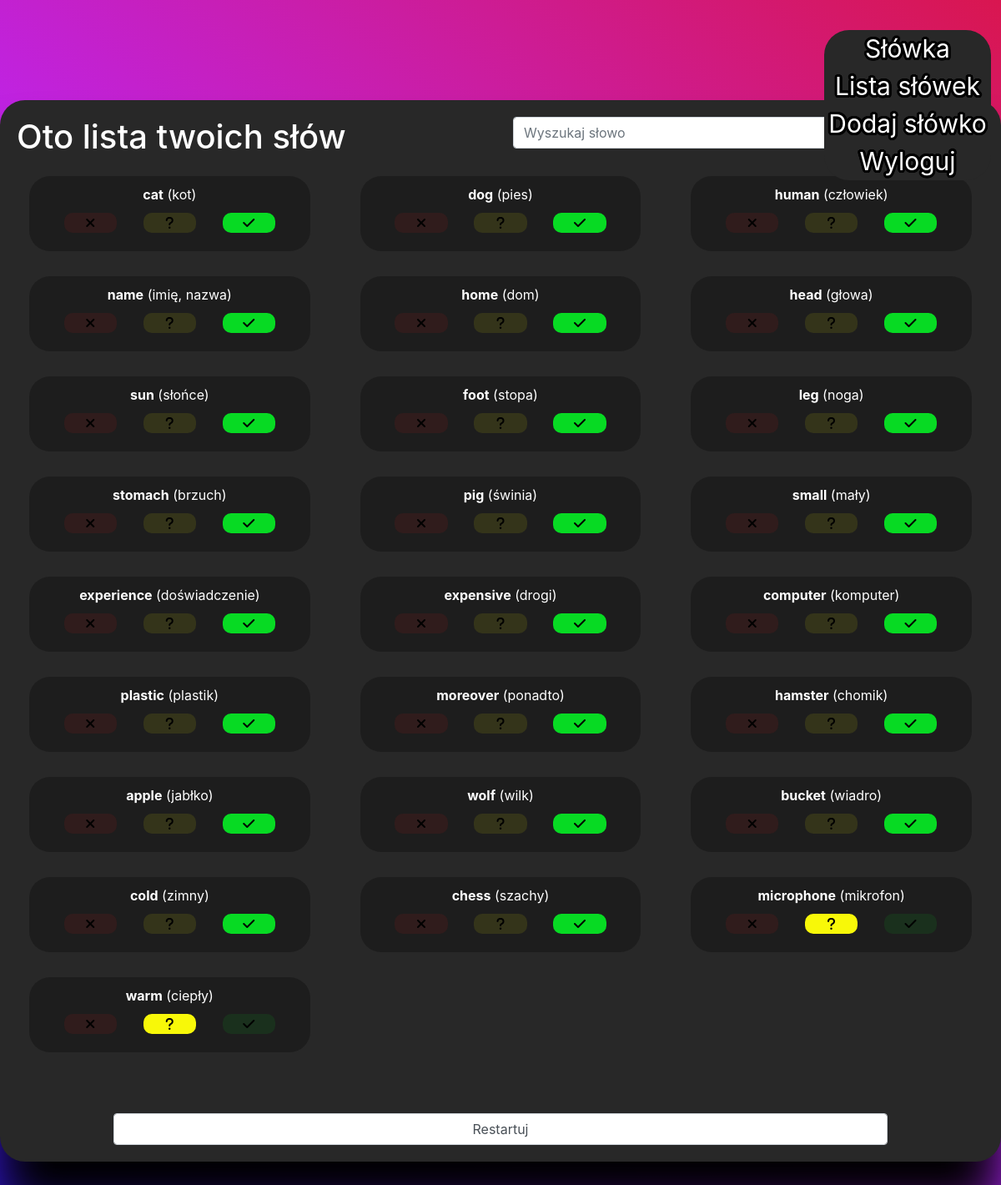
The page /word_list (signed in) on the database its author committed.
### wordapi/models.py (models this page shows, shortened)
class ProfileWord(models.Model):
    owner = models.ForeignKey("Profile", null=True, on_delete=models.CASCADE)
    word_en = models.ForeignKey("Word", null=True, on_delete=models.CASCADE)
    STATUS_CHOICES = (
        ("BRAK", "Nie wybrano"),
        ("NIEZNAM", "Nie znam"),
        ("KOJARZE", "Kojarzę"),
        ("ZNAM", "Znam"),
    )
    status = models.CharField(choices=STATUS_CHOICES, default=None, max_length=255, null=True)
    class Meta:
        ordering = ['-status']

class Word(models.Model):
    word_en = models.CharField(max_length=60,  null=True)
    word_pl = models.CharField(max_length=60, null=True)
    public = models.BooleanField(default=True)

### wordapi/views.py (the view)
# urls.py: path('word_list', views.WordListView.as_view(), name="word_list"),
class WordListView(LoginRequiredMixin,View):
    login_url = "login_view"
    def get(self, request):
        user = request.user.profile
        words = ProfileWord.objects.filter(owner=user)
        return render(request, "wordapi/word_list.html", {'words':words})

### wordapi/templates/wordapi/word_list.html (shortened to what this page needs)
{%extends 'wordapi/base.html' %}
{% load static %}
{%block content%}
    <div class="my_container2">
        <div class="row">
            <div class="col-sm-12 col-md-6">
                <h1>Oto lista twoich słów </h1>
            </div>
            <div class="col-sm-12 col-md-6">
                <input type="text" id="word_list_get" class="form-control" placeholder="Wyszukaj słowo"/>
            </div>
        </div>
        <div id="word_list_container" class="row">
            {%for word in words%}
            <div class="col-md-4 col-sm-12">
                <div id="word_list_word">
                    <div class="word_list_header">
                    <b>{{word.word_en.word_en}}</b> ({{word.word_en.word_pl}})
                    </div>
                    <div class="word_list_status">
                        <div class="word_list_icon
                        word_list_red icon_{{word_id}}"  data-id={{word.id}}  data-status="NIEZNAM" onclick='red({{word.id}})'>
                            <i class="fas fa-times"></i>
                        </div>
                        <div class="word_list_icon
                        {%if word.status == 'KOJARZE'%} word_list_yellow_active {%endif%}
                        word_list_yellow icon_{{word.id}}" data-id={{word.id}} data-status="KOJARZE" onclick='yellow({{word.id}})'>
                            <i class="fas fa-question" ></i>
                        </div>
                        <div class="word_list_icon
                        {%if word.status == 'ZNAM'%} word_list_green_active {%endif%}
                        word_list_green icon_{{word_id}}" data-id={{word.id}} data-status="ZNAM" onclick='green({{word.id}})'>
                            <i class="fas fa-check"></i>
                        </div>
                    </div>
                </div>
            </div>
            {%endfor%}
        </div>
        <form action="{% url 'restart_words' %}" method="POST">
            <button type="submit" class="form-control register_form ">Restartuj</button>
        </form>
    </div>
{%endblock%}

### static/style.css (style rules this page uses)
* { box-sizing: border-box; margin:0; padding: 0; }
body { background: rgb(45,22,217); background: linear-gradient(40deg, rgba(45,22,217,1) 0%, rgba(189,36,240,1) 50%, rgba(217,22,80,1) 100%) no-repeat center center fixed; background-size: cover; }
.register_form { width:80%!important; margin-left: 10%; margin-right: 10%; margin-top: 5%; }
.my_container2 { position: relative; border-radius: 30px; max-width: 1200px; margin:auto; padding:20px; margin-top:3%; margin-bottom:7%; box-shadow: 0 60px 60px rgba(0,0,0,1); background-color: #282828; color: white; }
@media only screen and (max-width: 1400px) { .my_container2 { margin-top:120px; } }
#word_list_word { height:90px; background-color: #1d1d1d; margin:15px!important; padding: 10px; border-radius:25px; }
.word_list_icon { float: left; color:black; width: 20%!important; text-align: center; border-radius: 10px; }
.word_list_red { margin-left: 10%; margin-right: 10%; background-color: rgb(217,22,22, 0.1); }
.word_list_yellow { margin-right: 10%; background-color: rgb(248, 248, 8, 0.1); }
.word_list_yellow_active { background-color: rgb(248, 248, 8, 1); }
.word_list_green { margin-right: 10%; background-color: rgb(7, 218, 35, 0.1); }
.word_list_green_active { background-color: rgb(7, 218, 35, 1); }
.word_list_status { margin-top: 10px; }
.word_list_header { text-align: center; }

### rows shown on the page
ProfileWord: word_en.word_en "cat", word_en.word_pl "kot"
ProfileWord: word_en.word_en "dog", word_en.word_pl "pies"
ProfileWord: word_en.word_en "human", word_en.word_pl "człowiek"
ProfileWord: word_en.word_en "name", word_en.word_pl "imię, nazwa"
ProfileWord: word_en.word_en "home", word_en.word_pl "dom"
ProfileWord: word_en.word_en "head", word_en.word_pl "głowa"
ProfileWord: word_en.word_en "sun", word_en.word_pl "słońce"
ProfileWord: word_en.word_en "foot", word_en.word_pl "stopa"
ProfileWord: word_en.word_en "leg", word_en.word_pl "noga"
ProfileWord: word_en.word_en "stomach", word_en.word_pl "brzuch"
ProfileWord: word_en.word_en "pig", word_en.word_pl "świnia"
ProfileWord: word_en.word_en "small", word_en.word_pl "mały"
ProfileWord: word_en.word_en "experience", word_en.word_pl "doświadczenie"
ProfileWord: word_en.word_en "expensive", word_en.word_pl "drogi"
ProfileWord: word_en.word_en "computer", word_en.word_pl "komputer"
ProfileWord: word_en.word_en "plastic", word_en.word_pl "plastik"
ProfileWord: word_en.word_en "moreover", word_en.word_pl "ponadto"
ProfileWord: word_en.word_en "hamster", word_en.word_pl "chomik"
ProfileWord: word_en.word_en "apple", word_en.word_pl "jabłko"
ProfileWord: word_en.word_en "wolf", word_en.word_pl "wilk"
ProfileWord: word_en.word_en "bucket", word_en.word_pl "wiadro"
ProfileWord: word_en.word_en "cold", word_en.word_pl "zimny"
ProfileWord: word_en.word_en "chess", word_en.word_pl "szachy"
ProfileWord: word_en.word_en "microphone", word_en.word_pl "mikrofon"
ProfileWord: word_en.word_en "warm", word_en.word_pl "ciepły"
